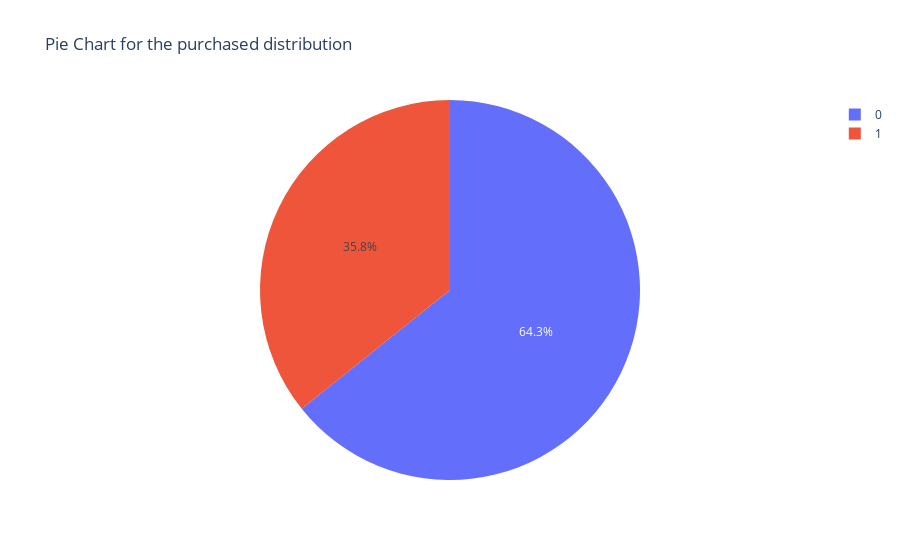

Notebook code for this chart:
### Code cell
purchased_count = df['Purchased'].value_counts().reset_index()
purchase_count.columns = ["Purchased", "count"]

fig = px.pie(
    purchased_count,
    names='Purchased',
    values='count',
    title='Pie Chart for the purchased distribution',
)
fig.show()

### Figure 1 — Plotly figure (JSON) as saved in the notebook; plotly's stock layout.template omitted (floating-point values rounded to 4 significant figures)
{"data": [{"domain": {"x": [0, 1], "y": [0, 1]}, "hovertemplate": "Purchased=%{label}<br>count=%{value}<extra></extra>", "labels": [0, 1], "legendgroup": "", "name": "", "showlegend": true, "type": "pie", "values": [257, 143]}], "layout": {"legend": {"tracegroupgap": 0}, "title": {"text": "Pie Chart for the purchased distribution"}}}
